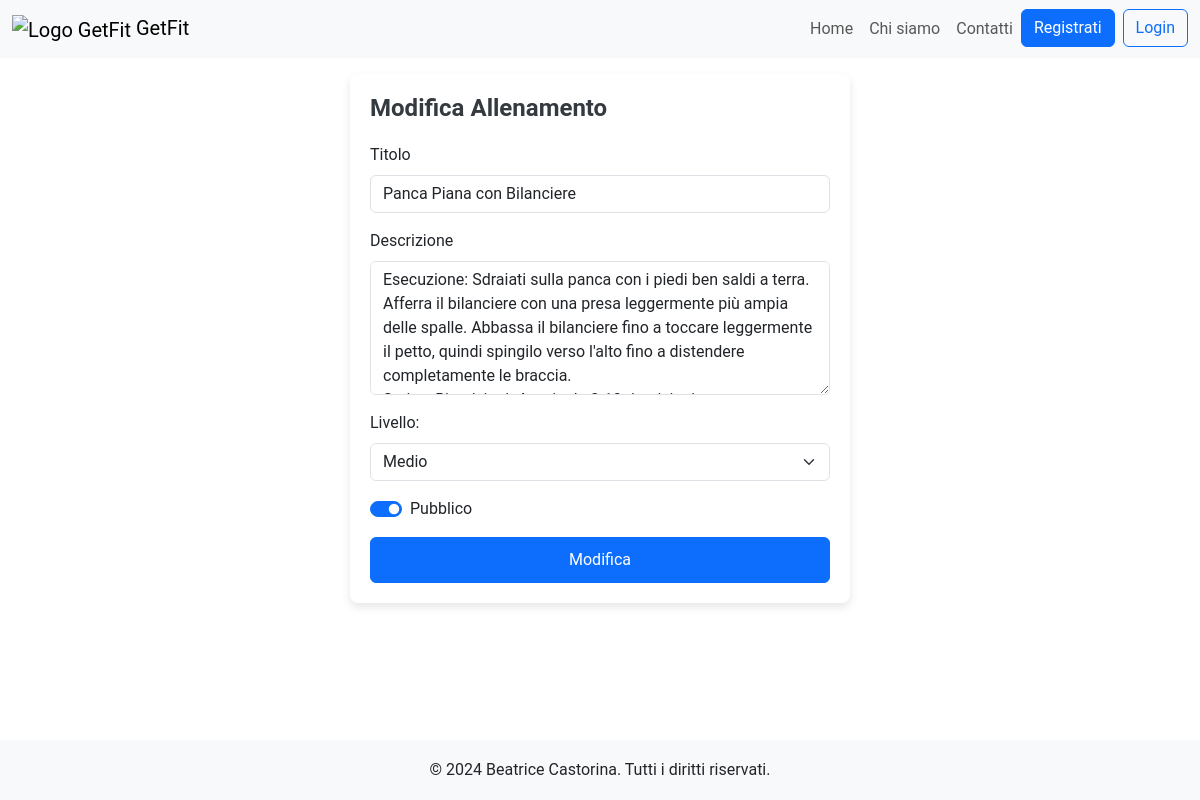
The app's page /modify_workout/17, older data.
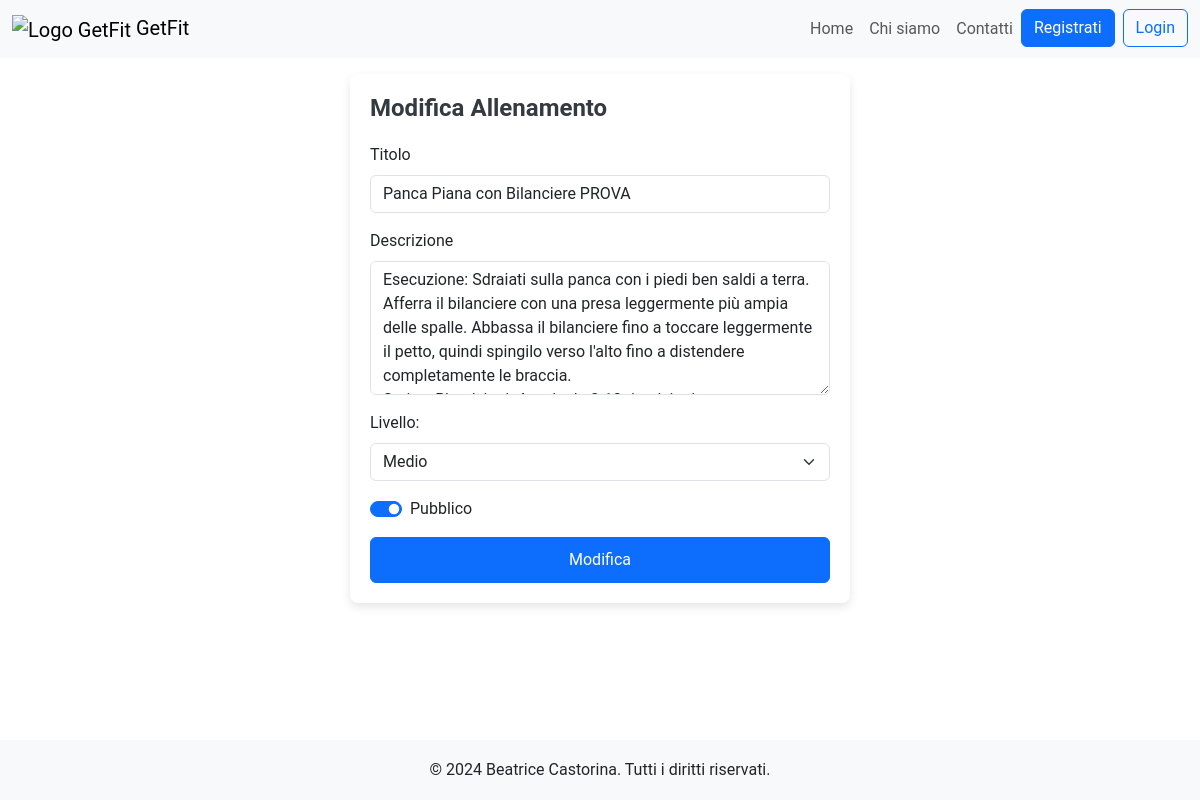
The same page, newer data.
### tables this page shows
CREATE TABLE "Allenamenti" (
	"id_allenamento"	INTEGER,
	"pt_id"	INTEGER NOT NULL,
	"titolo"	TEXT NOT NULL,
	"descrizione"	TEXT NOT NULL,
	"livello"	TEXT NOT NULL,
	"visibile"	INTEGER NOT NULL,
	"data_creazione"	TEXT NOT NULL,
	PRIMARY KEY("id_allenamento" AUTOINCREMENT),
	FOREIGN KEY("pt_id") REFERENCES "PersonalTrainers"("pt_id")
);

### app.py (the view)
@app.route("/modify_workout/<int:id_allenamento>", methods=['POST','GET'])
def modify_workout(id_allenamento):
  if request.method == 'POST':
    workout = request.form.to_dict()
    print("workout to modify:",workout)
    visibilita = workout.get("pubblico", "privato")
    if visibilita == "pubblico":
      workout['visibile'] = 1
    else:
      workout['visibile'] = 0
    if workout['titolo'] == '':
      app.logger.error('Il campo non può essere vuoto')
      return redirect(url_for('index'))
    if workout['description'] == '':
      app.logger.error('Il campo non può essere vuoto')
      return redirect(url_for('index'))
    if workout['livello'] == '':
      app.logger.error('Il campo non può essere vuoto')
      return redirect(url_for('index'))
    workout['id_allenamento'] = id_allenamento
    success = allenamenti_dao.modifica_allenamento(workout)
    if not success:
      flash("Impossibile modificare l'allenamento.", "danger")
    return redirect(url_for('pt_profile'))
  else:
    allenamento_db = allenamenti_dao.get_allenamento(id_allenamento)
    return render_template("modify_workout.html", allenamento=allenamento_db)

### allenamenti_dao.py (called while the page is built)
def get_allenamento(id_allenamento):
	query = 'SELECT * FROM Allenamenti WHERE id_allenamento=?'
	connection = sqlite3.connect('db/personal.db')
	connection.row_factory = sqlite3.Row
	cursor = connection.cursor()
	cursor.execute(query,(id_allenamento,))
	result = cursor.fetchone()
	cursor.close()
	connection.close()
	return result

### templates/modify_workout.html (shortened to what this page needs)
{% extends "base.html" %}
{% block style %} {{url_for('static', filename='login_style.css')}} {% endblock %}
{% block content %}
<div class="login-container mt-3 mb-3">
	<h2>Modifica Allenamento</h2>
	<form  action="/modify_workout/{{allenamento.id_allenamento}}" method="POST">
		<div class="mb-3">
			<label for="titleInput" class="form-label">Titolo</label>
			<input value="{{allenamento.titolo}}" type="text" class="form-control" name="titolo" id="titleInput" required>
		</div>
		<div class="mb-3">
			<label for="FormControlTextarea" class="form-label">Descrizione</label>
			<textarea name="description" class="form-control" id="FormControlTextarea" rows="5" required>{{allenamento.descrizione}}</textarea>
		</div>
		<div class="mb-3">
			<label for="livello">Livello:</label>
			<select class="form-select mt-2" aria-label="livello" id="livello" name="livello" required>
				<option value="medio" {% if allenamento.livello.lower() == "medio" %} selected {% endif %}>Medio</option>
			</select>
		</div>
		<div class="form-check form-switch mb-3">
			<input class="form-check-input" type="checkbox" role="switch" id="flexSwitch" name="pubblico" value="pubblico" {% if allenamento.visibile == 1 %} checked {% endif %}>
			<label class="form-check-label" for="flexSwitch">Pubblico</label>
		</div>
		<button type="submit" class="btn btn-primary">Modifica</button>
	</form>
</div>
{% endblock %}

Row changes from the older to the newer data that the page shows:
changed Allenamenti "Medio": titolo "Panca Piana con Bilanciere" → "Panca Piana con Bilanciere PROVA"
